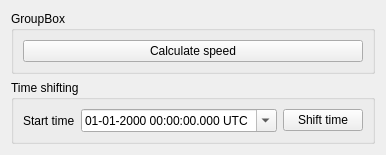
        <widget class="QWidget" name="scrollAreaWidgetContents_3">
         <property name="geometry">
          <rect>
           <x>0</x>
           <y>0</y>
           <width>372</width>
           <height>150</height>
          </rect>
         </property>
         <layout class="QVBoxLayout" name="verticalLayout_10">
          <item>
           <widget class="QGroupBox" name="caclculateSpeedBox_2">
            <property name="title">
             <string>GroupBox</string>
            </property>
            <layout class="QHBoxLayout" name="horizontalLayout_12">
             <item>
              <widget class="QPushButton" name="buttonCalculateSpeed_2">
               <property name="text">
                <string>Calculate speed</string>
               </property>
              </widget>
             </item>
            </layout>
           </widget>
          </item>
          <item>
           <widget class="QGroupBox" name="timeShiftingBox_2">
            <property name="title">
             <string>Time shifting</string>
            </property>
            <layout class="QHBoxLayout" name="horizontalLayout_11">
             <item>
              <widget class="QLabel" name="label_157">
               <property name="text">
                <string>Start time</string>
               </property>
              </widget>
             </item>
             <item>
              <widget class="QDateTimeEdit" name="startDateTime_2">
               <property name="minimumSize">
                <size>
                 <width>196</width>
                 <height>0</height>
                </size>
               </property>
               <property name="maximumSize">
                <size>
                 <width>196</width>
                 <height>16777215</height>
                </size>
               </property>
               <property name="displayFormat">
                <string>dd-MM-yyyy HH:mm:ss.zzz t</string>
               </property>
               <property name="calendarPopup">
                <bool>true</bool>
               </property>
               <property name="timeSpec">
                <enum>Qt::UTC</enum>
               </property>
              </widget>
             </item>
             <item>
              <widget class="QPushButton" name="pushButton_2">
               <property name="text">
                <string>Shift time</string>
               </property>
              </widget>
             </item>
            </layout>
           </widget>
          </item>
          <item>
           <spacer name="verticalSpacer_3">
            <property name="orientation">
             <enum>Qt::Vertical</enum>
            </property>
            <property name="sizeHint" stdset="0">
             <size>
              <width>20</width>
              <height>40</height>
             </size>
            </property>
           </spacer>
          </item>
         </layout>
        </widget>
